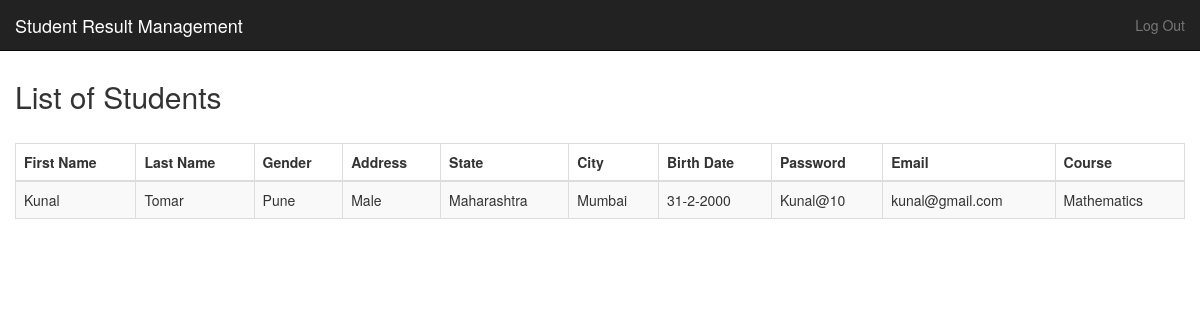
/student.php, run on the app's committed database.
### tables this page shows
CREATE TABLE `student` (
  `ID` int(4) NOT NULL,
  `Firstname` varchar(20) NOT NULL,
  `Lastname` varchar(20) NOT NULL,
  `Gender` varchar(10) NOT NULL,
  `Address` varchar(15) NOT NULL,
  `State` varchar(20) NOT NULL,
  `City` varchar(20) NOT NULL,
  `DOB` varchar(15) NOT NULL,
  `Password` varchar(20) NOT NULL,
  `Course` varchar(30) NOT NULL,
  `Email` varchar(30) NOT NULL
);

### student.php (the view, shortened to what this page needs)
<!DOCTYPE html>
<html lang="en">
<head>
    <link href="assets/css/bootstrap.css" rel="stylesheet" />
    <link href="assets/css/flexslider.css" rel="stylesheet" />
</head>
<body>
</body>
</html>
<?php
       include('connection.php');
       ?>
       <body>
       <nav class="navbar navbar-inverse navbar-fixed-top">
      <div class="container-fluid">
        <div class="navbar-header">
          <a class="navbar-brand" href="teacherDash.php">Student Result Management</a>
        </div>
        <div id="navbar" class="navbar-collapse collapse">
          <ul class="nav navbar-nav navbar-right">
            <li><a href="teacherRegister.php">Log Out</a></li>
          </ul>
        </div>
      </div>
    </nav><br><br><br>
       <div class="col-lg-12">
                        <h2>List of Students</h2> <br>
                        <div class="table-responsive">
                            <table class="table table-bordered table-hover table-striped">
                                <thead>
                                    <tr>
                                        <th>First Name</th>
                                        <th>Last Name</th>
                                        <th>Gender</th>
                                        <th>Address</th>
                                        <th>State</th>
                                        <th>City</th>
                                        <th>Birth Date</th>
                                        <th>Password</th>
                                        <th>Email</th>
                                        <th>Course</th>
                                    </tr>
                                </thead>
                                <tbody>
                                 <?php
                $query = 'SELECT * FROM student';
                    $result = mysqli_query($db, $query) or die (mysqli_error($db));
                        while ($row = mysqli_fetch_assoc($result)) {
                            echo '<tr>';
                            echo '<td>'. $row['Firstname'].'</td>';
                            echo '<td>'. $row['Lastname'].'</td>';
                            echo '<td>'. $row['Gender'].'</td>';
                            echo '<td>'. $row['Address'].'</td>';
                            echo '<td>'. $row['State'].'</td>';
                            echo '<td>'. $row['City'].'</td>';
                            echo '<td>'. $row['DOB'].'</td>';
                            echo '<td>'. $row['Password'].'</td>';
                            echo '<td>'. $row['Email'].'</td>';
                            echo '<td>'. $row['Course'].'</td>';
                            echo '</tr> ';
                }
            ?>
                                </tbody>
                            </table>
                        </div>
                    </div>
        </body>

### data on the page
student: Firstname "Kunal", Lastname "Tomar", Gender "Pune", Address "Male", State "Maharashtra", City "Mumbai", DOB "31-2-2000", Password "Kunal@10", Email "kunal@gmail.com", Course "Mathematics"
